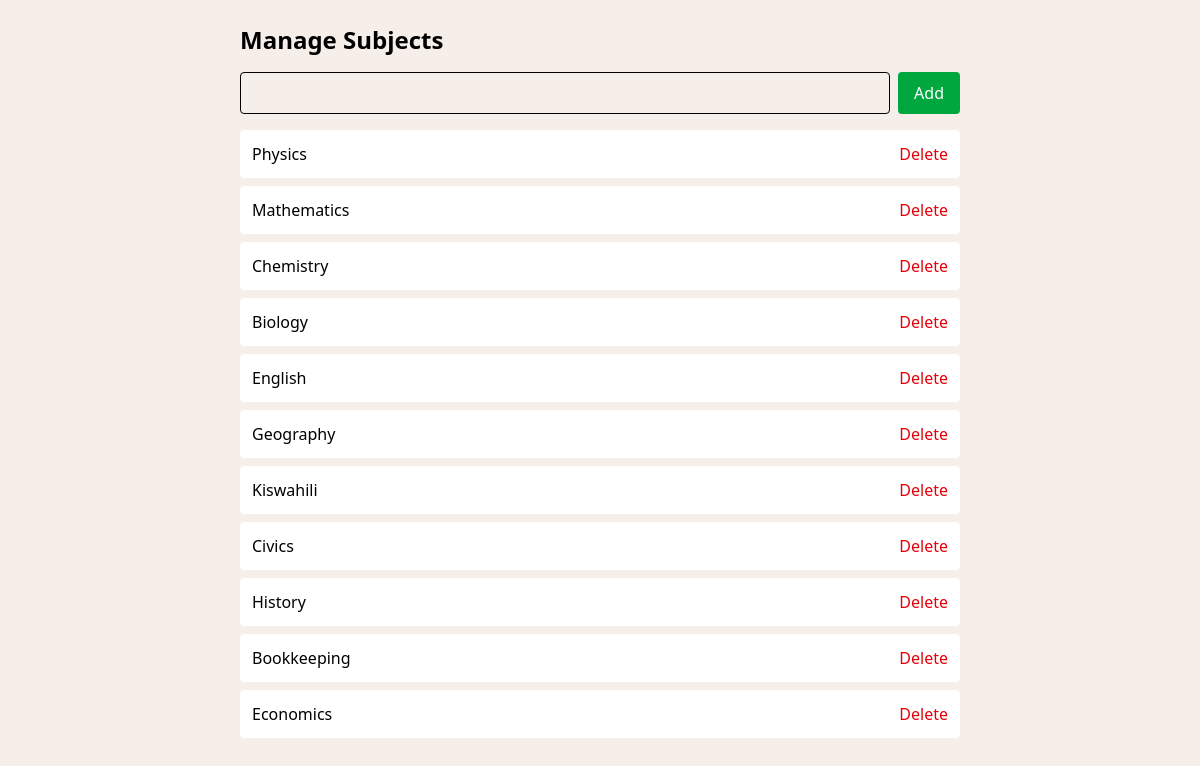
The app's page /teacher_subjects.php with its own data.
### tables this page shows
CREATE TABLE `subjects` (
  `subject_id` int(11) NOT NULL,
  `subject_name` varchar(100) NOT NULL
);

### teacher_subjects.php (the view, shortened to what this page needs)
<?php session_start(); include "db.php"; ?>
<!DOCTYPE html>
<html>
<head>
<script src="https://cdn.jsdelivr.net/npm/@tailwindcss/browser@4"></script>
</head>
<body class="bg-[#f5eee9] p-6 max-w-3xl mx-auto">
<h2 class="text-2xl font-bold mb-4">Manage Subjects</h2>
<form method="POST" action="teacher_add_subject.php" class="flex gap-2 mb-4">
<input name="subject_name" class="border p-2 rounded flex-1">
<button class="bg-green-600 text-white px-4 rounded">Add</button>
</form>
<?php
$s=mysqli_query($conn,"SELECT * FROM subjects");
while($r=mysqli_fetch_assoc($s)){
echo "<div class='flex justify-between bg-white p-3 rounded mb-2'>
{$r['subject_name']}
<a href='teacher_delete_subject.php?id={$r['subject_id']}' class='text-red-600'>Delete</a>
</div>";
}
?>
</body>
</html>

### records on screen
subjects: subject_name "Physics"
subjects: subject_name "Mathematics"
subjects: subject_name "Chemistry"
subjects: subject_name "Biology"
subjects: subject_name "English"
subjects: subject_name "Geography"
subjects: subject_name "Kiswahili"
subjects: subject_name "Civics"
subjects: subject_name "History"
subjects: subject_name "Bookkeeping"
subjects: subject_name "Economics"
